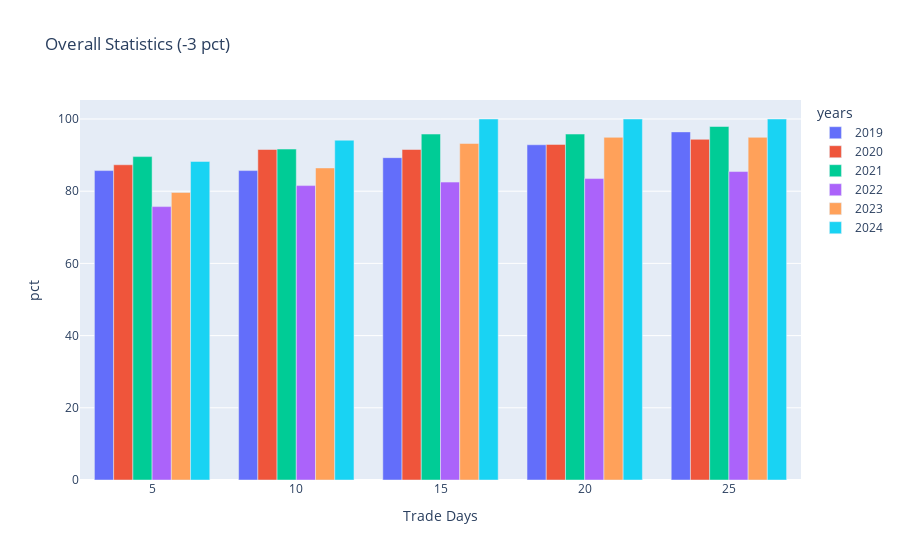
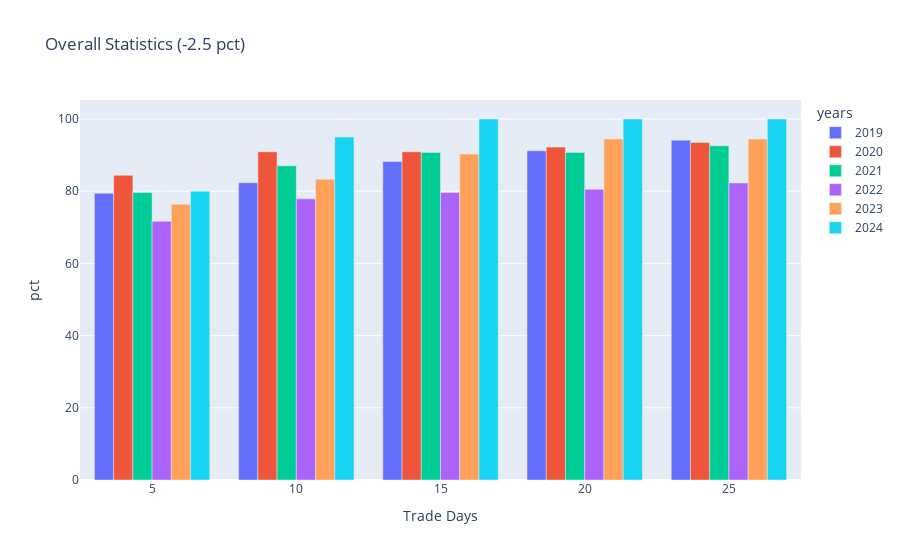

Notebook cell for these charts, in order:
### Code cell
df = data_collection(load_ticker, load_interval, load_time_unit, load_start_date, load_end_date, polygon_api_key)

df = check_trading_hour_external(df)

df, buy_track_temp =  buy_track(df)

trades = []
pcts = []


for i in range(len(price_dec_pct_buy)):
    df = buy_track_2(df, buy_track_temp, price_dec_pct_buy[i])
    df2 = df2_extract(df)
    df2 = sell_track(df2, price_inc_pct_sell[i])
    df3 = df2[df2['first_buy'] == True].reset_index(drop = True)
    df3['year'] = pd.to_datetime(df3['time']).dt.year
    df3['dow'] = pd.to_datetime(df3['time']).dt.day_of_week

    # Group the result dataframe by year
    grouped_result = df3.groupby('year')    

    for year, group in grouped_result:
        # Count the number of rows in the result dataframe
        num_trades = group.shape[0]
        num_trades_gap_lower_than_5 = group[group['gap'] < 5].shape[0]
        num_trades_gap_lower_than_10 = group[group['gap'] < 10].shape[0]
        num_trades_gap_lower_than_15 = group[group['gap'] < 15].shape[0]
        num_trades_gap_lower_than_20 = group[group['gap'] < 20].shape[0]
        num_trades_gap_lower_than_25 = group[group['gap'] < 25].shape[0]

        trades_temp =[num_trades_gap_lower_than_5,num_trades_gap_lower_than_10,num_trades_gap_lower_than_15,num_trades_gap_lower_than_20,num_trades_gap_lower_than_25]
        pcts+=[round(trades_temp[i] / num_trades * 100,2) for i in range(5)]
        trades += [num_trades_gap_lower_than_5,num_trades_gap_lower_than_10,num_trades_gap_lower_than_15,num_trades_gap_lower_than_20,num_trades_gap_lower_than_25]

    years = ['2019']* 5 + ['2020']*5 + ['2021']* 5 + ['2022']*5 + ['2023']* 5 + ['2024']*5

    data = {'Trade Days': [5,10,15,20,25]*6,
            'Count': trades,
            'years': years,
            'pct': pcts}
    
    data = pd.DataFrame(data)

    fig = px.bar(data,
                 x = 'Trade Days', 
                y = 'pct',
                color = 'years',
                hover_data=['Count'],
                orientation='v', 
                barmode= 'group', 
                title = f'Overall Statistics ({price_dec_pct_buy[i]} pct)')
    
    fig.show()

    trades = []
    pcts = []

### Figure 1 — Plotly figure (JSON) as saved in the notebook; plotly's stock layout.template omitted (floating-point values rounded to 4 significant figures)
{"data": [{"alignmentgroup": "True", "customdata": [[24], [24], [25], [26], [27]], "hovertemplate": "years=2019<br>Trade Days=%{x}<br>pct=%{y}<br>Count=%{customdata[0]}<extra></extra>", "legendgroup": "2019", "marker": {"color": "#636efa", "pattern": {"shape": ""}}, "name": "2019", "offsetgroup": "2019", "orientation": "v", "showlegend": true, "textposition": "auto", "type": "bar", "x": [5, 10, 15, 20, 25], "xaxis": "x", "y": [85.71, 85.71, 89.29, 92.86, 96.43], "yaxis": "y"}, {"alignmentgroup": "True", "customdata": [[62], [65], [65], [66], [67]], "hovertemplate": "years=2020<br>Trade Days=%{x}<br>pct=%{y}<br>Count=%{customdata[0]}<extra></extra>", "legendgroup": "2020", "marker": {"color": "#EF553B", "pattern": {"shape": ""}}, "name": "2020", "offsetgroup": "2020", "orientation": "v", "showlegend": true, "textposition": "auto", "type": "bar", "x": [5, 10, 15, 20, 25], "xaxis": "x", "y": [87.32, 91.55, 91.55, 92.96, 94.37], "yaxis": "y"}, {"alignmentgroup": "True", "customdata": [[43], [44], [46], [46], [47]], "hovertemplate": "years=2021<br>Trade Days=%{x}<br>pct=%{y}<br>Count=%{customdata[0]}<extra></extra>", "legendgroup": "2021", "marker": {"color": "#00cc96", "pattern": {"shape": ""}}, "name": "2021", "offsetgroup": "2021", "orientation": "v", "showlegend": true, "textposition": "auto", "type": "bar", "x": [5, 10, 15, 20, 25], "xaxis": "x", "y": [89.58, 91.67, 95.83, 95.83, 97.92], "yaxis": "y"}, {"alignmentgroup": "True", "customdata": [[78], [84], [85], [86], [88]], "hovertemplate": "years=2022<br>Trade Days=%{x}<br>pct=%{y}<br>Count=%{customdata[0]}<extra></extra>", "legendgroup": "2022", "marker": {"color": "#ab63fa", "pattern": {"shape": ""}}, "name": "2022", "offsetgroup": "2022", "orientation": "v", "showlegend": true, "textposition": "auto", "type": "bar", "x": [5, 10, 15, 20, 25], "xaxis": "x", "y": [75.73, 81.55, 82.52, 83.5, 85.44], "yaxis": "y"}, {"alignmentgroup": "True", "customdata": [[47], [51], [55], [56], [56]], "hovertemplate": "years=2023<br>Trade Days=%{x}<br>pct=%{y}<br>Count=%{customdata[0]}<extra></extra>", "legendgroup": "2023", "marker": {"color": "#FFA15A", "pattern": {"shape": ""}}, "name": "2023", "offsetgroup": "2023", "orientation": "v", "showlegend": true, "textposition": "auto", "type": "bar", "x": [5, 10, 15, 20, 25], "xaxis": "x", "y": [79.66, 86.44, 93.22, 94.92, 94.92], "yaxis": "y"}, {"alignmentgroup": "True", "customdata": [[15], [16], [17], [17], [17]], "hovertemplate": "years=2024<br>Trade Days=%{x}<br>pct=%{y}<br>Count=%{customdata[0]}<extra></extra>", "legendgroup": "2024", "marker": {"color": "#19d3f3", "pattern": {"shape": ""}}, "name": "2024", "offsetgroup": "2024", "orientation": "v", "showlegend": true, "textposition": "auto", "type": "bar", "x": [5, 10, 15, 20, 25], "xaxis": "x", "y": [88.24, 94.12, 100, 100, 100], "yaxis": "y"}], "layout": {"barmode": "group", "legend": {"title": {"text": "years"}, "tracegroupgap": 0}, "title": {"text": "Overall Statistics (-3 pct)"}, "xaxis": {"anchor": "y", "domain": [0, 1], "title": {"text": "Trade Days"}}, "yaxis": {"anchor": "x", "domain": [0, 1], "title": {"text": "pct"}}}}

### Figure 2 — Plotly figure (JSON) as saved in the notebook; plotly's stock layout.template omitted (floating-point values rounded to 4 significant figures)
{"data": [{"alignmentgroup": "True", "customdata": [[27], [28], [30], [31], [32]], "hovertemplate": "years=2019<br>Trade Days=%{x}<br>pct=%{y}<br>Count=%{customdata[0]}<extra></extra>", "legendgroup": "2019", "marker": {"color": "#636efa", "pattern": {"shape": ""}}, "name": "2019", "offsetgroup": "2019", "orientation": "v", "showlegend": true, "textposition": "auto", "type": "bar", "x": [5, 10, 15, 20, 25], "xaxis": "x", "y": [79.41, 82.35, 88.24, 91.18, 94.12], "yaxis": "y"}, {"alignmentgroup": "True", "customdata": [[65], [70], [70], [71], [72]], "hovertemplate": "years=2020<br>Trade Days=%{x}<br>pct=%{y}<br>Count=%{customdata[0]}<extra></extra>", "legendgroup": "2020", "marker": {"color": "#EF553B", "pattern": {"shape": ""}}, "name": "2020", "offsetgroup": "2020", "orientation": "v", "showlegend": true, "textposition": "auto", "type": "bar", "x": [5, 10, 15, 20, 25], "xaxis": "x", "y": [84.42, 90.91, 90.91, 92.21, 93.51], "yaxis": "y"}, {"alignmentgroup": "True", "customdata": [[43], [47], [49], [49], [50]], "hovertemplate": "years=2021<br>Trade Days=%{x}<br>pct=%{y}<br>Count=%{customdata[0]}<extra></extra>", "legendgroup": "2021", "marker": {"color": "#00cc96", "pattern": {"shape": ""}}, "name": "2021", "offsetgroup": "2021", "orientation": "v", "showlegend": true, "textposition": "auto", "type": "bar", "x": [5, 10, 15, 20, 25], "xaxis": "x", "y": [79.63, 87.04, 90.74, 90.74, 92.59], "yaxis": "y"}, {"alignmentgroup": "True", "customdata": [[81], [88], [90], [91], [93]], "hovertemplate": "years=2022<br>Trade Days=%{x}<br>pct=%{y}<br>Count=%{customdata[0]}<extra></extra>", "legendgroup": "2022", "marker": {"color": "#ab63fa", "pattern": {"shape": ""}}, "name": "2022", "offsetgroup": "2022", "orientation": "v", "showlegend": true, "textposition": "auto", "type": "bar", "x": [5, 10, 15, 20, 25], "xaxis": "x", "y": [71.68, 77.88, 79.65, 80.53, 82.3], "yaxis": "y"}, {"alignmentgroup": "True", "customdata": [[55], [60], [65], [68], [68]], "hovertemplate": "years=2023<br>Trade Days=%{x}<br>pct=%{y}<br>Count=%{customdata[0]}<extra></extra>", "legendgroup": "2023", "marker": {"color": "#FFA15A", "pattern": {"shape": ""}}, "name": "2023", "offsetgroup": "2023", "orientation": "v", "showlegend": true, "textposition": "auto", "type": "bar", "x": [5, 10, 15, 20, 25], "xaxis": "x", "y": [76.39, 83.33, 90.28, 94.44, 94.44], "yaxis": "y"}, {"alignmentgroup": "True", "customdata": [[16], [19], [20], [20], [20]], "hovertemplate": "years=2024<br>Trade Days=%{x}<br>pct=%{y}<br>Count=%{customdata[0]}<extra></extra>", "legendgroup": "2024", "marker": {"color": "#19d3f3", "pattern": {"shape": ""}}, "name": "2024", "offsetgroup": "2024", "orientation": "v", "showlegend": true, "textposition": "auto", "type": "bar", "x": [5, 10, 15, 20, 25], "xaxis": "x", "y": [80, 95, 100, 100, 100], "yaxis": "y"}], "layout": {"barmode": "group", "legend": {"title": {"text": "years"}, "tracegroupgap": 0}, "title": {"text": "Overall Statistics (-2.5 pct)"}, "xaxis": {"anchor": "y", "domain": [0, 1], "title": {"text": "Trade Days"}}, "yaxis": {"anchor": "x", "domain": [0, 1], "title": {"text": "pct"}}}}
